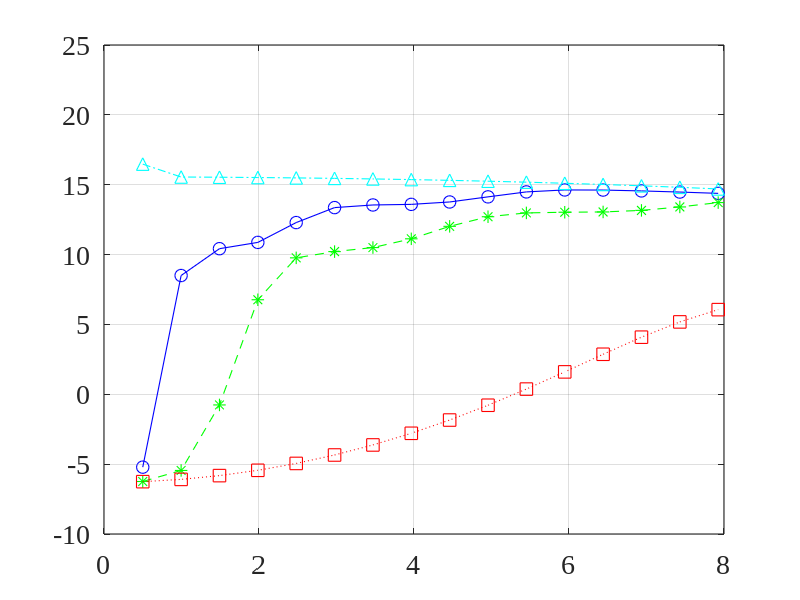
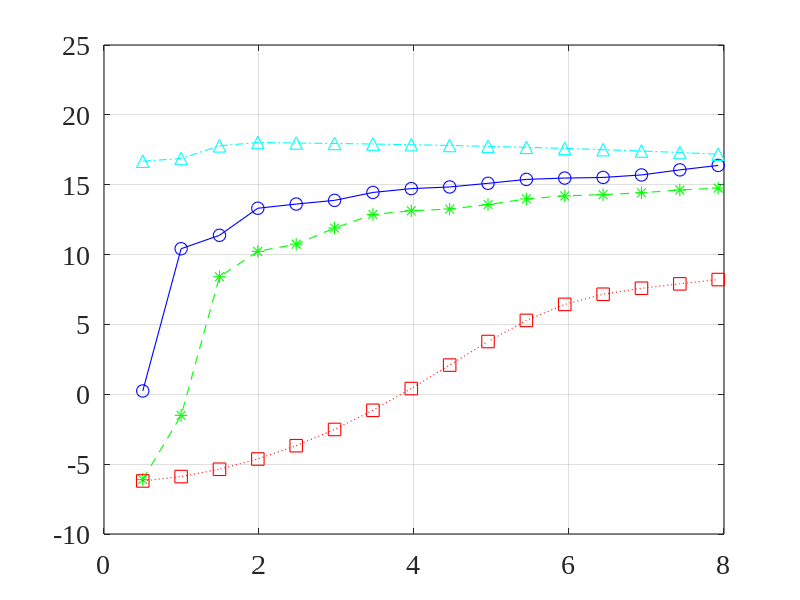
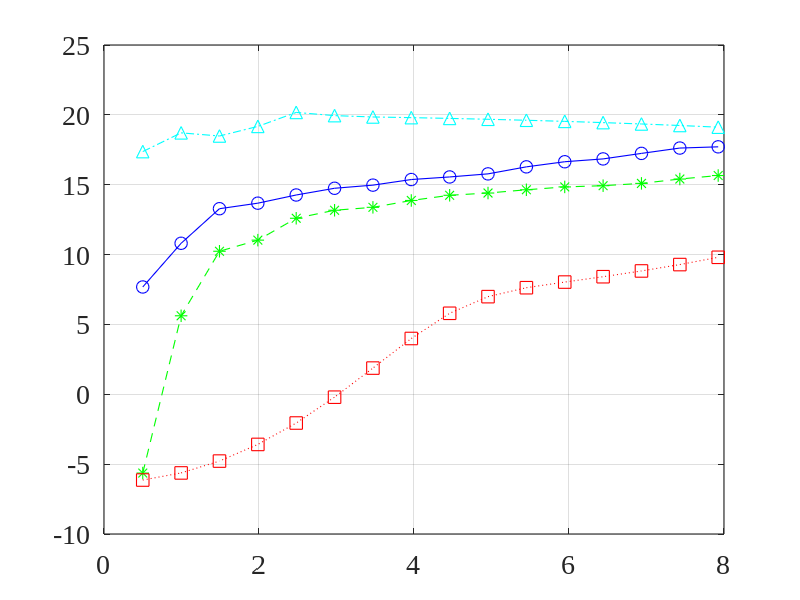
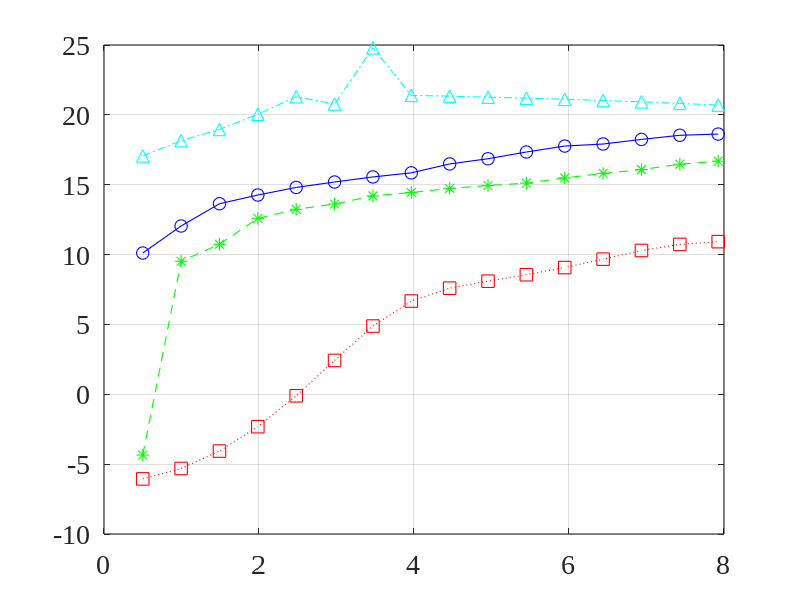

These charts were generated, in order, by the following MATLAB code:
close all; clc; clear all;
linewd = 0.8;
hcfontsize = 20;
MarkerSize=9;
c=340;

theta_d=0/180*pi;
theta1=45/180*pi;
theta2=90/180*pi;
delta=1e-2;
alpha_values=[1e-5 1e-3 1];


M_values=[6 8 10 12]; % Number of sensors

f=500:495:8e3;

W1_dB_values=zeros(length(f),length(M_values));
W2_dB_values=zeros(length(f),length(M_values));
W3_dB_values=zeros(length(f),length(M_values));
W4_dB_values=zeros(length(f),length(M_values));

i_c=[1 0 0]';
for idxM=1:length(M_values)
    M=M_values(idxM);
    [m_mat,n_mat]=meshgrid(1:M,1:M);
    for idx_f=1:length(f)
        fk=f(idx_f);
        d=exp(-1i*2*pi*fk*delta/c*(0:M-1)'*cos(theta_d));
        C=[exp(-1i*2*pi*fk*delta/c*(0:M-1)'*cos(theta_d)) exp(-1i*2*pi*fk*delta/c*(0:M-1)'*cos(theta1)) exp(-1i*2*pi*fk*delta/c*(0:M-1)'*cos(theta2))];
        Gamma0=sinc(2*fk*delta/c*(m_mat-n_mat));
        alpha=alpha_values(1);
        Gamma_alpha=(1-alpha)*Gamma0+alpha*eye(M);
        h=(Gamma_alpha\C)/(C'/Gamma_alpha*C)*i_c;
        D1_dB_values(idx_f,idxM)=10*log10(abs(h'*d)^2/(h'*Gamma0*h));
        alpha=alpha_values(2);
        Gamma_alpha=(1-alpha)*Gamma0+alpha*eye(M);
        h=(Gamma_alpha\C)/(C'/Gamma_alpha*C)*i_c;
        D2_dB_values(idx_f,idxM)=10*log10(abs(h'*d)^2/(h'*Gamma0*h));
        alpha=alpha_values(3);
        Gamma_alpha=(1-alpha)*Gamma0+alpha*eye(M);
        h=(Gamma_alpha\C)/(C'/Gamma_alpha*C)*i_c;
        D3_dB_values(idx_f,idxM)=10*log10(abs(h'*d)^2/(h'*Gamma0*h));
        % mDF
        fk=f(idx_f);
        d=exp(-1i*2*pi*fk*delta/c*(0:M-1)'*cos(theta_d));
        Gamma0=sinc(2*fk*delta/c*(m_mat-n_mat));
        h=(Gamma0\d)/(d'/Gamma0*d);
        D4_dB_values(idx_f,idxM)=10*log10(abs(h'*d)^2/(h'*Gamma0*h));
        fk=f(idx_f)+2;
        d=exp(-1i*2*pi*fk*delta/c*(0:M-1)'*cos(theta_d));
        Gamma0=sinc(2*fk*delta/c*(m_mat-n_mat));
        h=(Gamma0\d)/(d'/Gamma0*d);
        D4_dB_values(idx_f,idxM)=max(D4_dB_values(idx_f,idxM),10*log10(abs(h'*d)^2/(h'*Gamma0*h)));
        fk=f(idx_f)-2;
        d=exp(-1i*2*pi*fk*delta/c*(0:M-1)'*cos(theta_d));
        Gamma0=sinc(2*fk*delta/c*(m_mat-n_mat));
        h=(Gamma0\d)/(d'/Gamma0*d);
        D4_dB_values(idx_f,idxM)=max(D4_dB_values(idx_f,idxM),10*log10(abs(h'*d)^2/(h'*Gamma0*h)));
    end
end

figure
plot(f/1e3,D1_dB_values(:,1),'-bo','linewidth',linewd, 'MarkerSize',MarkerSize);
hold on
plot(f/1e3,D2_dB_values(:,1),'--g*','linewidth',linewd, 'MarkerSize',MarkerSize);
plot(f/1e3,D3_dB_values(:,1),':rs','linewidth',linewd, 'MarkerSize',MarkerSize);
plot(f/1e3,D4_dB_values(:,1),'-.c^','linewidth',linewd, 'MarkerSize',MarkerSize);
hold off
set(gca, 'Color', [1, 1, 1]);
set(gca, 'FontName', 'Times New Roman');
set(gca, 'FontSize', hcfontsize);
set(gca, 'LineWidth', linewd);
set(gca,'YLim',[-10 25]);
box on; grid on;

figure
plot(f/1e3,D1_dB_values(:,2),'-bo','linewidth',linewd, 'MarkerSize',MarkerSize);
hold on
plot(f/1e3,D2_dB_values(:,2),'--g*','linewidth',linewd, 'MarkerSize',MarkerSize);
plot(f/1e3,D3_dB_values(:,2),':rs','linewidth',linewd, 'MarkerSize',MarkerSize);
plot(f/1e3,D4_dB_values(:,2),'-.c^','linewidth',linewd, 'MarkerSize',MarkerSize);
hold off
set(gca, 'Color', [1, 1, 1]);
set(gca, 'FontName', 'Times New Roman');
set(gca, 'FontSize', hcfontsize);
set(gca, 'LineWidth', linewd);
set(gca,'YLim',[-10 25]);
box on; grid on;

figure
plot(f/1e3,D1_dB_values(:,3),'-bo','linewidth',linewd, 'MarkerSize',MarkerSize);
hold on
plot(f/1e3,D2_dB_values(:,3),'--g*','linewidth',linewd, 'MarkerSize',MarkerSize);
plot(f/1e3,D3_dB_values(:,3),':rs','linewidth',linewd, 'MarkerSize',MarkerSize);
plot(f/1e3,D4_dB_values(:,3),'-.c^','linewidth',linewd, 'MarkerSize',MarkerSize);
hold off
set(gca, 'Color', [1, 1, 1]);
set(gca, 'FontName', 'Times New Roman');
set(gca, 'FontSize', hcfontsize);
set(gca, 'LineWidth', linewd);
set(gca,'YLim',[-10 25]);
box on; grid on;

figure
plot(f/1e3,D1_dB_values(:,4),'-bo','linewidth',linewd, 'MarkerSize',MarkerSize);
hold on
plot(f/1e3,D2_dB_values(:,4),'--g*','linewidth',linewd, 'MarkerSize',MarkerSize);
plot(f/1e3,D3_dB_values(:,4),':rs','linewidth',linewd, 'MarkerSize',MarkerSize);
plot(f/1e3,D4_dB_values(:,4),'-.c^','linewidth',linewd, 'MarkerSize',MarkerSize);
hold off
set(gca, 'Color', [1, 1, 1]);
set(gca, 'FontName', 'Times New Roman');
set(gca, 'FontSize', hcfontsize);
set(gca, 'LineWidth', linewd);
set(gca,'YLim',[-10 25]);
box on; grid on;
